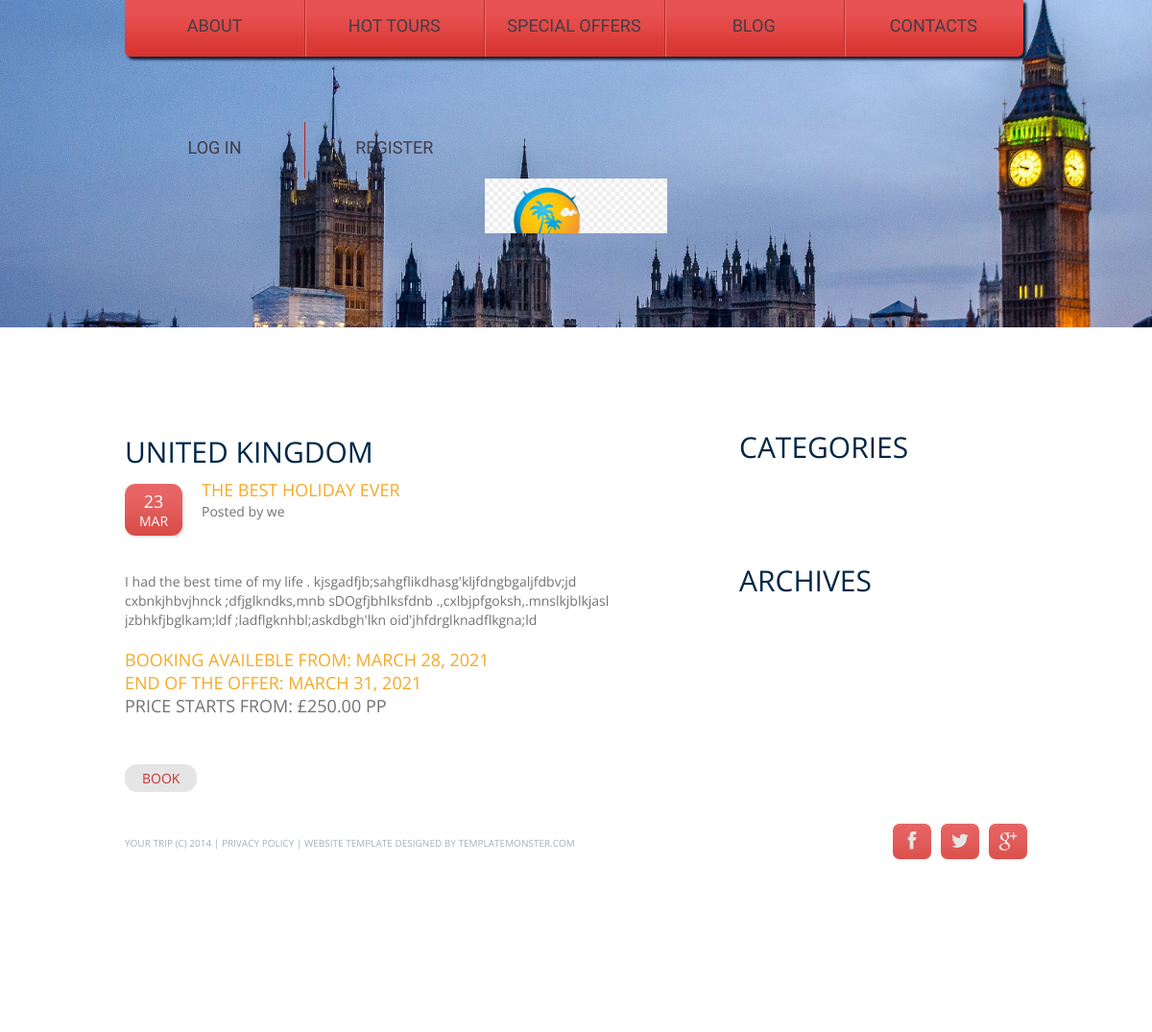
The page /offers/2 on the database its author committed.
### travel/models.py (models this page shows)
class Country(models.Model):
    holiday = models.ForeignKey(Blog, on_delete=models.CASCADE, related_name="holiday")
    country = models.CharField(max_length=150)
    categories = models.CharField(max_length=100)
    class Meta:
        ordering = ['country']
    def __str__(self):
        return f"{self.country}"

class Blog(models.Model):
    title = models.CharField(max_length=150)
    user = models.ForeignKey(User, on_delete=models.CASCADE, related_name="autor")
    date = models.DateField(auto_now=True)
    text = models.TextField(max_length=1000)
    price = models.DecimalField(max_digits=10, decimal_places=2)
    from_date = models.DateField(auto_now=False)
    to_date = models.DateField(auto_now=False)
    image = models.URLField(max_length=300, blank = True)

### travel/views.py (the view)
# urls.py: path("offers/<int:counrty_id>", views.country, name="country"),
def country(request, counrty_id):
    country = Country.objects.filter(id=counrty_id)
    name =[country for country in Country.objects.filter(id=counrty_id)]
    return render(request, "travel/country.html",{
        "posts":country,
        "name":name[0]
    })

### travel/templates/travel/country.html (shortened to what this page needs)
{% extends "travel/blogbase.html" %}
{% block body %}
		<div class="content"><div class="ic"></div>
			<div class="container_12">
				<div class="grid_7">
					<h3>{{name}}</h3>
					{% for post in posts %}
					<div class="blog">
						<time datetime="2014-10-01">{{ post.holiday.date.day}}<span>{{post.holiday.date|date:'b'}}</span></time>
						<div class="extra_wrapper">
							<div class="text1 col1"><a href="#">{{post.holiday.title}}</a></div>Posted by
							<a href="#">{{post.holiday.user}}</a>
						</div>
						<p>{{ post.holiday.text}} </p>
						<p class="text1 col1">Booking availeble from: {{post.holiday.from_date}}</p>
						<p class="text1 col1">End of the offer: {{ post.holiday.to_date }}</p>
						<p class="text1 cil1">Price starts from: £{{ post.holiday.price}} pp</p>
						<br>
						<a href="{% url 'booking' post.holiday.title %}" class="link1">Book</a>
					</div>
					{% endfor %}
				</div>
{% endblock %}

### travel/static/css/style.css (style rules this page uses)
html { width: 100%; }
* { -webkit-text-size-adjust: none; }
body { position: relative; min-width: 960px; background-color: #002141; color: #737272; font: 14px/20px 'Open Sans', sans-serif; }
p { margin-bottom: 20px; }
h1, h2, h3, h4, h5, h6 { font-weight: normal; color: #3e454c; text-transform: uppercase; }
h3 { font-size: 30px; line-height: 27px; color: #002747; padding-top: 116px; margin-bottom: 17px; font-weight: normal; }
a { text-decoration: none; color: inherit; outline: none; transition: 0.5s ease; -o-transition: 0.5s ease; -webkit-transition: 0.5s ease; }
.wrapper, .extra_wrapper { overflow: hidden; }
.content { background-color: #fff; padding-bottom: 120px; }
.text1 { font-size: 18px; text-transform: uppercase; margin-bottom: 4px; }
a.link1 { font-size: 14px; line-height: 20px; color: #c73430; text-transform: uppercase; display: inline-block; background-color: #e5e5e5; padding: 5px 18px 4px; margin-top: 28px; border-radius: 13px; }
.blog { margin-top: -2px; overflow: hidden; }
.blog .text1 { position: relative; top: 1px; }
.blog time { box-shadow: 2px 2px 2px #e3e3e3; display: block; float: left; background: url(../images/time_bg.png) 0 center repeat-x; color: #fff; font-size: 18px; padding-bottom: 5px; text-align: center; border-radius: 11px; margin-right: 20px; text-transform: uppercase; width: 60px; margin-top: 5px; padding-top: 8px; }
.blog time span { padding-top: 1px; font-size: 14px; display: block; }
.col1 { color: #f3aa29; }

### travel/static/css/skeleton.css (style rules this page uses)
.container_12 { position: relative; width: 960px; margin: 0 auto; padding: 0; }
.grid_1, .grid_2, .grid_3, .grid_4, .grid_5, .grid_6, .grid_7, .grid_8, .grid_9, .grid_10, .grid_11, .grid_12 { float: left; display: inline; margin-left: 10px; margin-right: 10px; }
.container_12 .grid_7 { width: 540px; }
.container_12:after { content: "\0020"; display: block; height: 0; clear: both; visibility: hidden; }

### rows shown on the page
Country: country "UNITED KINGDOM", holiday.date.day "23", holiday "MAR", holiday "THE BEST HOLIDAY EVER", holiday.user "we", holiday.text "I had the best time of my life . kjsgadfjb;sahgflikdhasg'kljfdngbgaljfdbv;jd cxbnkjhbvjhnck ;dfjglkndks,mnb sDOgfjbhlksfdnb .,cxlbjpfgoksh,.mnslkjblkjasl jzbhkfjbglkam;ldf ;ladflgknhbl;askdbgh'lkn oid'jhfdrglknadflkgna;ld", holiday.from_date "MARCH 28, 2021", holiday.to_date "MARCH 31, 2021", holiday.price "250.00"
